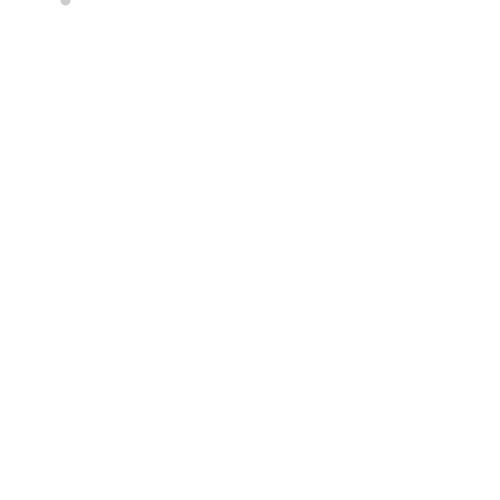
Frame 1 (no input)
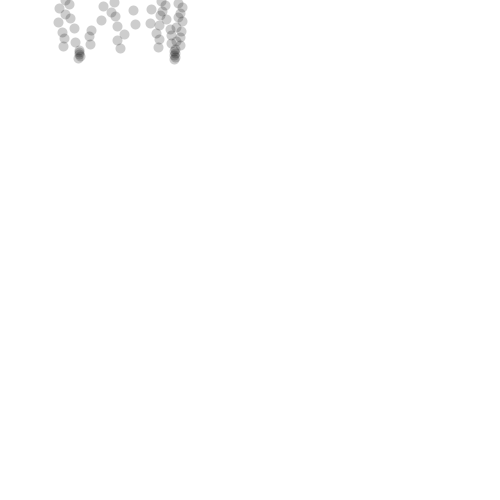
Frame 60 (the mouse pressed at the canvas centre just before this capture)
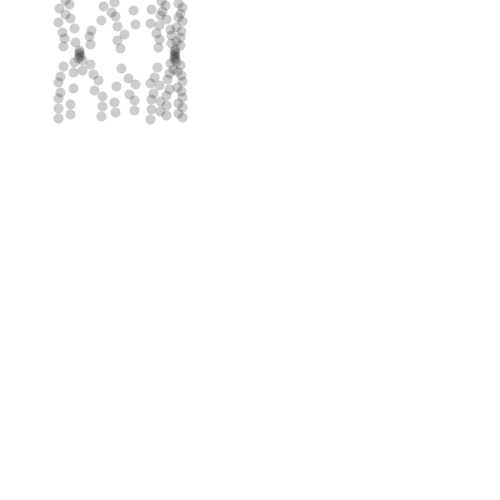
Frame 120 (the mouse held since frame 60 and released just before this capture)

The Processing sketch that drew these frames (run headless with seeded random() and noise(); from frame 60 on, the mouse is pressed at the canvas centre):

// Processing sketch: chaos01
// ── chaos01.pde
float x;
int i = 0;
float r = 3.65;

void setup()
{
  size(500, 500);
  background(255);
  frameRate(30);
  x = 0.1;
  stroke(0, 50);
  strokeWeight(10);
}

void draw()
{
  x = r*x*(1-x);
  point(x*200,i);
  i++;
}
